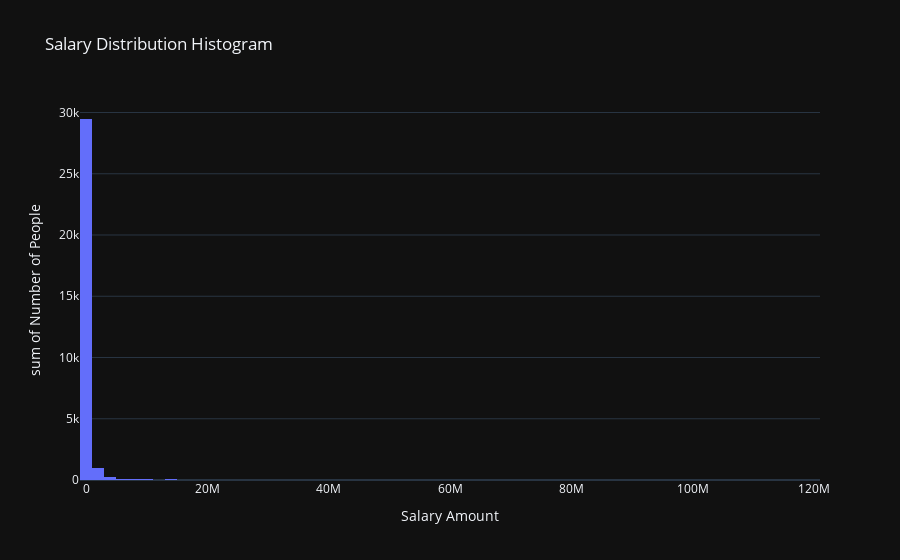
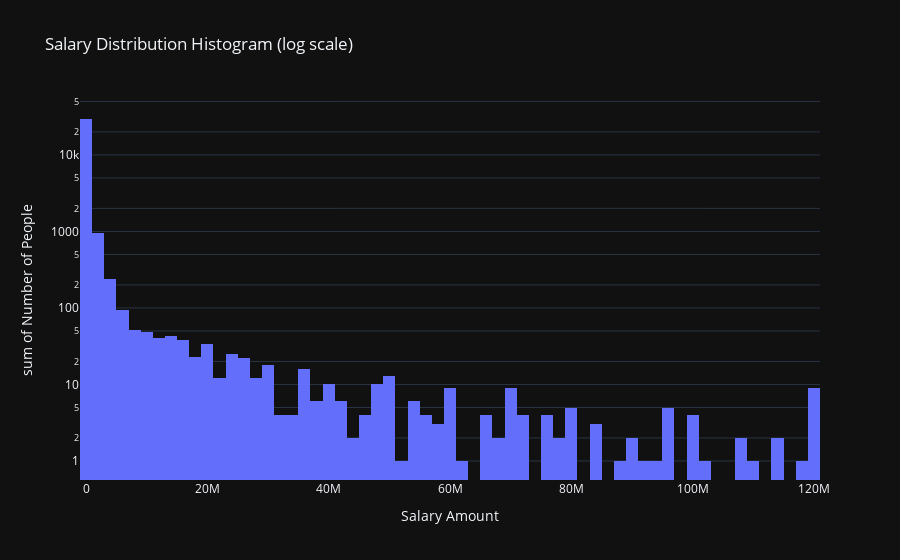

Source (notebook cell) for these figures, in order:
### Code cell
basic_info("TechEndorse")
basic_info("Country") # do keep this for later analysis
basic_info("Currency") # their salary is in this currency
basic_info("CompTotal") # salary! for a year?!
# CompTotal means total compensation, including bonus, etc, not just base salary
# so it is a numerical data
df['CompTotal'] = df['CompTotal'].fillna(0)

print(df['Currency'].unique())
# keep first 3 letters of the currency that is not null

df['Currency'] = df['Currency'].str[:3]
print(df['Currency'].value_counts())
# using gpt to get the currency to usd exchange rate
usd_avg_rates_2024 = {
    "AUD": 1.5158,     # Australian dollar
    "BRL": 5.3872,     # Brazilian real
    "CAD": 1.3699,     # Canadian dollar
    "CNY": 7.1957,     # Chinese Yuan Renminbi
    "DKK": 6.8955,     # Danish krone
    "EUR": 1.0820,     # European Euro
    "HKD": 7.8030,     # Hong Kong dollar
    "INR": 83.6566,    # Indian rupee
    "JPY": 151.4551,   # Japanese yen
    "MYR": 4.5747,     # Malaysian ringgit
    "MXN": 18.3062,    # Mexican peso
    "NZD": 1.6529,     # New Zealand dollar
    "NOK": 10.7574,    # Norwegian krone
    "SGD": 1.3363,     # Singapore dollar
    "ZAR": 18.3346,    # South African rand
    "KRW": 1363.4381,  # South Korean won
    "LKR": 301.6752,   # Sri Lankan rupee
    "SEK": 10.5744,    # Swedish krona
    "CHF": 0.8808,     # Swiss franc
    "TWD": 32.1064,    # New Taiwan dollar
    "THB": 35.2845,    # Thai baht
    "GBP": 1.2781,     # Pound sterling
    "VES": 38.3314     # Venezuelan bolivar
}
# convert all salary to usd
print(df[['CompTotal']].describe())
print(df['CompTotal'].max())


'''
# I use 4 steps to initially remove outliners
# first remove smaller than 1000 usd per year
# second remove outliners by total compensation keep quantile 1~99 data
# third remove outliners by currency keep quantile 1~99 data
# fourth remove outliners by country keep quantile 1~99 data
'''

# remove smaller than 1000 usd per year
df = df.loc[(df['CompTotal'] >= 1000)]
# remove outliners by total compensation keep quantile 1~99 data
lower_bound = df['CompTotal'].quantile(0.01)
upper_bound = df['CompTotal'].quantile(0.99)
df = df[(df['CompTotal'] >= lower_bound) & (df['CompTotal'] <= upper_bound)]

# remove outliners by currency keep quantile 1~99 data
for currency in df['Currency'].unique():
    currency_mask = df['Currency'] == currency
    lower_bound = df.loc[currency_mask, 'CompTotal'].quantile(0.01)
    upper_bound = df.loc[currency_mask, 'CompTotal'].quantile(0.99)
    df = df[~((currency_mask) & ((df['CompTotal'] < lower_bound) | (df['CompTotal'] > upper_bound)))]

# remove outliners by country keep quantile 1~99 data
for country in df['Country'].unique():
    country_mask = df['Country'] == country
    lower_bound = df.loc[country_mask, 'CompTotal'].quantile(0.01)
    upper_bound = df.loc[country_mask, 'CompTotal'].quantile(0.99)
    df = df[~((country_mask) & ((df['CompTotal'] < lower_bound) | (df['CompTotal'] > upper_bound)))]



df['CompTotal'] = df.apply(lambda row: row['CompTotal'] / usd_avg_rates_2024[row['Currency']] if row['Currency'] in usd_avg_rates_2024 and row['CompTotal']>0 else row['CompTotal'], axis=1)
#remove salaries below 1000 usd per year ,remove larger than 300000 usd per year


# Example: df['CompTotal'].value_counts()
salary_counts = df['CompTotal'].value_counts()
import plotly.express as px
# Convert to DataFrame
df_salary = salary_counts.reset_index()
df_salary.columns = ['Salary', 'Count']
fig = px.histogram(
    df_salary,
    x='Salary',
    y='Count',
    nbins=100,  # Adjust bins for granularity
    title='Salary Distribution Histogram',
    labels={'Salary': 'Salary Amount', 'Count': 'Number of People'},
    log_y=False  # Log scale for better visibility
)

fig.show()
# Plot histogram (weighted by Count)
fig = px.histogram(
    df_salary,
    x='Salary',
    y='Count',
    nbins=100,  # Adjust bins for granularity
    title='Salary Distribution Histogram (log scale)',
    labels={'Salary': 'Salary Amount', 'Count': 'Number of People'},
    log_y=True  # Log scale for better visibility
)

fig.show()

### Figure 1 — Plotly figure (JSON) as saved in the notebook; plotly's stock layout.template omitted (floating-point values rounded to 4 significant figures; data arrays with more than 128 entries replaced by an {"elided": "..."} marker saying what was removed)
{"data": [{"bingroup": "x", "histfunc": "sum", "hovertemplate": "Salary Amount=%{x}<br>sum of Number of People=%{y}<extra></extra>", "legendgroup": "", "marker": {"color": "#636efa", "pattern": {"shape": ""}}, "name": "", "nbinsx": 100, "orientation": "v", "showlegend": false, "x": {"elided": "5086 float values"}, "xaxis": "x", "y": {"elided": "5086 int values"}, "yaxis": "y", "type": "histogram"}], "layout": {"xaxis": {"anchor": "y", "domain": [0.0, 1.0], "title": {"text": "Salary Amount"}}, "yaxis": {"anchor": "x", "domain": [0.0, 1.0], "title": {"text": "sum of Number of People"}}, "legend": {"tracegroupgap": 0}, "title": {"text": "Salary Distribution Histogram"}, "barmode": "relative"}}

### Figure 2 — Plotly figure (JSON) as saved in the notebook; plotly's stock layout.template omitted (floating-point values rounded to 4 significant figures; data arrays with more than 128 entries replaced by an {"elided": "..."} marker saying what was removed)
{"data": [{"bingroup": "x", "histfunc": "sum", "hovertemplate": "Salary Amount=%{x}<br>sum of Number of People=%{y}<extra></extra>", "legendgroup": "", "marker": {"color": "#636efa", "pattern": {"shape": ""}}, "name": "", "nbinsx": 100, "orientation": "v", "showlegend": false, "x": {"elided": "5086 float values"}, "xaxis": "x", "y": {"elided": "5086 int values"}, "yaxis": "y", "type": "histogram"}], "layout": {"xaxis": {"anchor": "y", "domain": [0.0, 1.0], "title": {"text": "Salary Amount"}}, "yaxis": {"anchor": "x", "domain": [0.0, 1.0], "title": {"text": "sum of Number of People"}, "type": "log"}, "legend": {"tracegroupgap": 0}, "title": {"text": "Salary Distribution Histogram (log scale)"}, "barmode": "relative"}}
